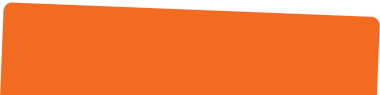
#> input picture middle-section/middle-section-bg.png, 380 x 95 px, found by its file name
$ python crops.py
#> lines starting #> are read from the running program, lines starting #| are printed output that depends on the picture
from PIL import Image

src = Image.open('middle-section/middle-section-bg.png').convert('RGBA')
#> src is the input picture: PIL image 380x95 RGBA; mean R, G, B, A 220.1, 98.6, 32.5, 227.5
W, H = src.size
#> W = 380; H = 95
S = W / 380.0
#> S = 1
assert abs(H / S - 95) <= 1, f"unexpected panel size {W}x{H}"

def crop(name, box):
    # box = (l, t, r, b) w pikselach DISPLAY (canvas 380x100; panel na y+5)
#> called with name = 'middle-top-left.png', box = (0, 0, 36, 22)
    l, t, r, b = [int(round(v * S)) for v in box]
#> l = 0; t = 0; r = 36; b = 22
    pad = int(round(5 * S))
#> pad = 5
    img = src.crop((l, t - pad, r, b - pad))
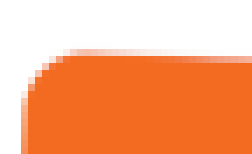
#> img: PIL image 36x22 RGBA (shown 7 times larger); mean R, G, B, A 150.7, 73, 31.3, 145.4; transparent parts drawn white
    disp_w = box[2] - box[0]
    disp_h = box[3] - box[1]
    if S != 1:
        img = img.resize((disp_w, disp_h), Image.LANCZOS)
    img.save('middle-section/' + name, 'PNG', optimize=True)
    print("saved", name, img.size)
#| saved middle-top-left.png (36, 22)

crop('middle-top-left.png',   (0, 0, 36, 22))     # 36 x 22 (5 rz. przezroczystych + panel 0-16)
crop('middle-top-right.png',  (258, 0, 380, 22)) # 122 x 22
#> call 2 of crop, with name = 'middle-top-right.png', box = (258, 0, 380, 22)
#> in crop (call 2), `img = src.crop((l, t - pad, r, b - pad))`:
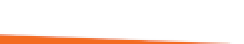
#> img: PIL image 122x22 RGBA (shown 2 times larger); mean R, G, B, A 38.8, 23.9, 16.4, 29.4; transparent parts drawn white
#| saved middle-top-right.png (122, 22)
crop('middle-side-left.png',  (0, 22, 12, 95))   # 12 x 73
#| saved middle-side-left.png (12, 73)
crop('middle-side-right.png', (368, 22, 380, 95))# 12 x 73
#| saved middle-side-right.png (12, 73)
crop('middle-bottom.png',    (0, 95, 380, 100))  # 380 x 5
#| saved middle-bottom.png (380, 5)
